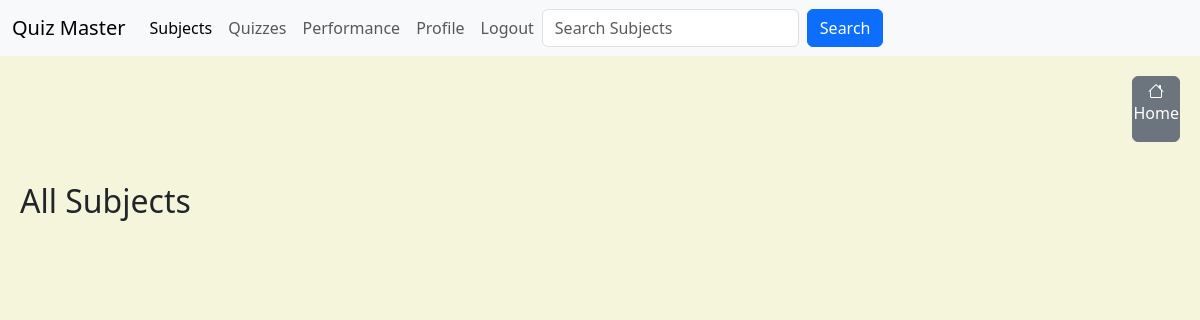
/user/subjects (signed in), run on an earlier commit of the app's database.
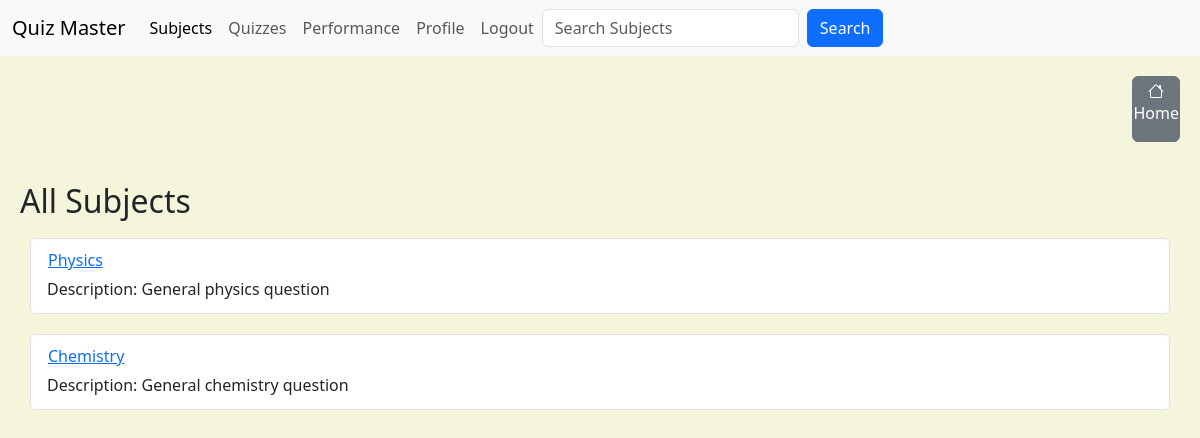
And on a later commit of the database.
### models/models.py (models this page shows, shortened)
class Subject(db.Model):
    __tablename__ = 'subject'
    id = db.Column(db.Integer, primary_key=True)
    name = db.Column(db.String(100), nullable=False)
    description = db.Column(db.Text)
    chapters = db.relationship('Chapter', backref='subject', cascade="all, delete", lazy=True)

### controllers/user.py (the view)
@user_bp.route('/subjects', methods=['GET'])
@login_required
def subjects():
    subjects = Subject.query.all()
    return render_template('user_subjects.html', subjects=subjects, is_admin=False)

### controllers/auth.py (called while the page is built)
@login_manager.user_loader
def load_user(user_identifier):
    if user_identifier.startswith("admin-"):
        admin_id = int(user_identifier.split("-")[1])
        return Admin.query.get(admin_id)
    elif user_identifier.startswith("user-"):
        user_id = int(user_identifier.split("-")[1])
        return User.query.get(user_id)
    return None

### templates/user_subjects.html (shortened to what this page needs)
{% extends 'base.html' %}
{% block styles %}
<link rel="stylesheet" href="{{ url_for('static', filename='CSS/user_subjects.css') }}">
{% endblock %}
{% block search %}
    <form class="d-flex" action="{{ url_for('user.search_subjects') }}" method="GET">
        <input class="form-control me-2" type="search" name="q" placeholder="Search Subjects">
        <button class="btn btn-primary" type="submit">Search</button>
    </form>
{% endblock %}
{% block content %}
    <div class="styling">
        <a href="{{ url_for('user.dashboard') }}" class="btn btn-secondary" id="home">
            <p>Home</p>
        </a>
    </div>
    <div class="viewsubject">
        <h2>All Subjects</h2>
            {% for subject in subjects %}
            <div class="subject">
                <div class="list-group">
                        <a href="{{ url_for('user.chapters', subject_id=subject.id)}}" class="list-group-item list-group-item-action flex-column align-items-start">
                        <div class="d-flex w-100 justify-content-between">
                            <h1 class="mb-1 btn btn-link" style="padding: 0px !important;">{{ subject.name }}</h1>
                        </div>
                        <p class="mb-1">Description: {{ subject.description }}</p>
                        </a>
                </div>
            </div>
            {% endfor %}
    </div>
{% endblock %}

What changed in the data, as far as the page shows it:
added Subject: name "Physics", description "General physics question"
added Subject: name "Chemistry", description "General chemistry question"
